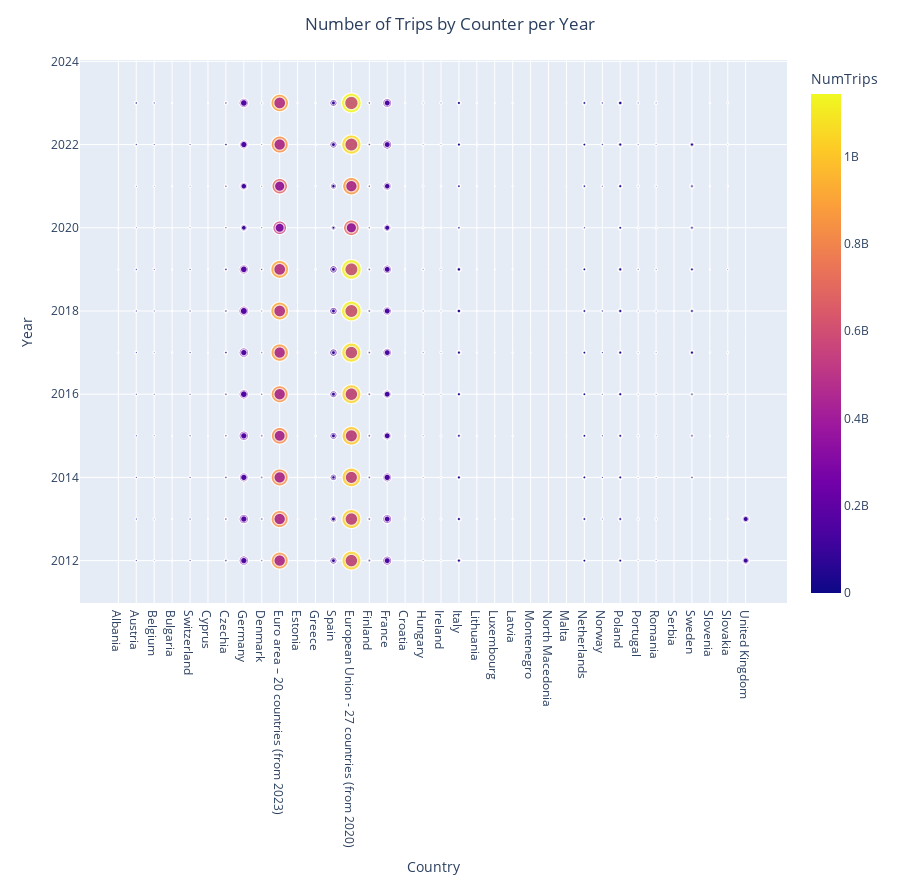

The notebook cell saved with this chart:
### Code cell
fig = px.scatter(total_trips_df, x = 'Country', y = 'Year', color = 'NumTrips', size = 'NumTrips')
fig.update_layout(
    title = {
        'text': 'Number of Trips by Counter per Year',
        "x": 0.5,
        'xanchor': 'center'
    },
    height = 0.075 * len(total_trips_df)

)
fig.show()

### Figure 1 — Plotly figure (JSON) as saved in the notebook; plotly's stock layout.template omitted (floating-point values rounded to 4 significant figures; data arrays with more than 128 entries replaced by an {"elided": "..."} marker saying what was removed)
{"data": [{"hovertemplate": "Country=%{x}<br>Year=%{y}<br>NumTrips=%{marker.color}<extra></extra>", "legendgroup": "", "marker": {"color": {"elided": "11809 int values"}, "coloraxis": "coloraxis", "size": {"elided": "11809 int values"}, "sizemode": "area", "sizeref": 2858000.0, "symbol": "circle"}, "mode": "markers", "name": "", "showlegend": false, "type": "scattergl", "x": {"elided": "11809 str values"}, "xaxis": "x", "y": {"elided": "11809 int values"}, "yaxis": "y"}], "layout": {"coloraxis": {"colorbar": {"title": {"text": "NumTrips"}}, "colorscale": [[0, "#0d0887"], [0.1111, "#46039f"], [0.2222, "#7201a8"], [0.3333, "#9c179e"], [0.4444, "#bd3786"], [0.5556, "#d8576b"], [0.6667, "#ed7953"], [0.7778, "#fb9f3a"], [0.8889, "#fdca26"], [1, "#f0f921"]]}, "height": 885.7, "legend": {"itemsizing": "constant", "tracegroupgap": 0}, "margin": {"t": 60}, "title": {"text": "Number of Trips by Counter per Year", "x": 0.5, "xanchor": "center"}, "xaxis": {"anchor": "y", "domain": [0, 1], "title": {"text": "Country"}}, "yaxis": {"anchor": "x", "domain": [0, 1], "title": {"text": "Year"}}}}
